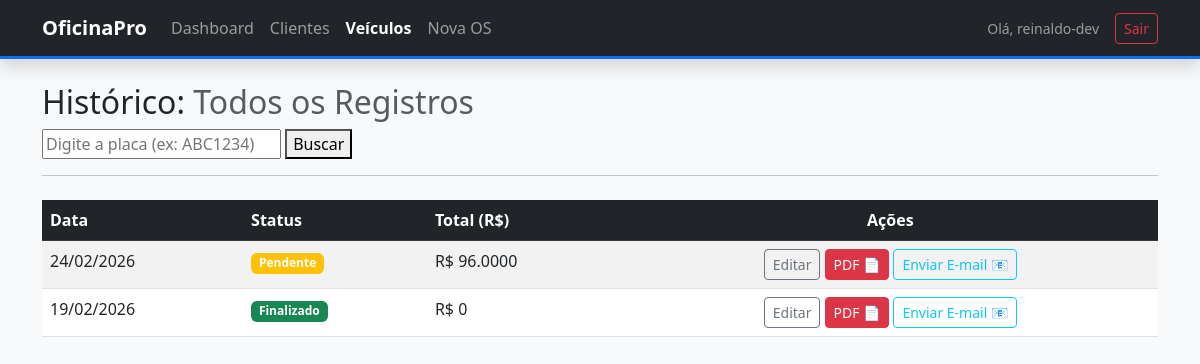
Page /oficina/historico/ (signed in) on the committed database.
### gestao/models.py (models this page shows, shortened)
class OrdemServico(models.Model):
    STATUS_CHOICES = [
        ("P", "Pendente"),
        ("A", "Aprovado"),
        ("F", "Finalizado"),
        ("C", "Cancelado"),  # Adicionei Cancelado para maior controle
    ]
    veiculo = models.ForeignKey(Veiculo, on_delete=models.CASCADE)
    mecanico = models.ForeignKey(User, on_delete=models.PROTECT)
    data_criacao = models.DateTimeField(auto_now_add=True)
    status = models.CharField(max_length=1, choices=STATUS_CHOICES,
                              default="P")
    observacoes = models.TextField(blank=True)
    @property
    def total_geral(self):
        return sum(item.valor_total for item in self.itens.all())

class ItemOrdemServico(models.Model):
    ordem_servico = models.ForeignKey(
        OrdemServico, on_delete=models.CASCADE, related_name="itens"
    )
    descricao = models.CharField(max_length=200)
    quantidade = models.DecimalField(max_digits=10, decimal_places=2,
                                     default=1)
    valor_unitario = models.DecimalField(max_digits=10, decimal_places=2)
    @property
    def valor_total(self):
        return self.quantidade * self.valor_unitario

### gestao/views.py (the view)
# urls.py: path("historico/", views.historico_veiculo, name="historico_veiculo"),
@login_required
def historico_veiculo(request):
    placa = request.GET.get('placa')
    if placa:
        ordens = OrdemServico.objects.filter(
            veiculo__placa__iexact=placa).order_by('-data_criacao')
    else:
        ordens = OrdemServico.objects.all().order_by('-data_criacao')[:10]
    return render(request, 'gestao/historico.html', {'ordens': ordens,
                                                     'placa': placa})

### gestao/templates/gestao/historico.html
{% extends 'gestao/base.html' %}
{% load static %}
{% block content %}
<h2>
    Histórico:
    {% if placa %}
    <span class="text-primary">{{ placa|upper }}</span>
    {% else %}
    <span class="text-muted">Todos os Registros</span>
    {% endif %}
</h2>
<form method="GET">
    <input type="text" name="placa" placeholder="Digite a placa (ex: ABC1234)">
    <button type="submit">Buscar</button>
</form>
<hr>
<table class="table table-striped table-hover mt-4">
    <thead class="table-dark">
        <tr>
            <th>Data</th>
            <th>Status</th>
            <th>Total (R$)</th>
            <th class="text-center">Ações</th>
        </tr>
    </thead>
    <tbody>
        {% for os in ordens %}
        <tr>
            <td>{{ os.data_criacao|date:"d/m/Y" }}</td>
            <td>
                <span class="badge {% if os.status == 'P' %}bg-warning{% elif os.status == 'A' %}bg-primary{% else %}bg-success{% endif %}">
                    {{ os.get_status_display }}
                </span>
            </td>
            <td>R$ {{ os.total_geral }}</td>
            <td class="text-center">
                <a href="{% url 'editar_os' os.id %}" class="btn btn-sm btn-outline-secondary">Editar</a>
                <a href="{% url 'gerar_pdf_os' os.id %}" target="_blank" class="btn btn-sm btn-danger">
                    PDF 📄
                </a>
                <a href="{% url 'enviar_email_os' os.id %}" class="btn btn-sm btn-outline-info">
                    Enviar E-mail 📧
                </a>
            </td>
        </tr>
        {% empty %}
        <tr><td colspan="4" class="text-center">Nenhuma manutenção encontrada.</td></tr>
        {% endfor %}
    </tbody>
</table>
{% endblock %}

### gestao/templates/gestao/base.html (shortened to what this page needs)
{% load static %}
<!DOCTYPE html>
<html lang="pt-br">
<head>
    <link href="https://cdn.jsdelivr.net/npm/bootstrap@5.3.0/dist/css/bootstrap.min.css" rel="stylesheet">
    <link rel="stylesheet" href="{% static 'gestao/css/style.css' %}">
</head>
<body class="bg-light">
    <nav class="navbar navbar-expand-lg navbar-dark bg-dark shadow mb-4">
        <div class="container">
            <a class="navbar-brand fw-bold" href="{% url 'dashboard' %}">
                 OficinaPro
            </a>
            <div class="collapse navbar-collapse" id="navbarNav">
                <ul class="navbar-nav me-auto">
                    <li class="nav-item">
                        <a class="nav-link {% if request.resolver_match.url_name == 'dashboard' %}active fw-bold text-white{% endif %}"
                            href="{% url 'dashboard' %}">
                             Dashboard
                        </a>
                    </li>
                    <li class="nav-item">
                        <a class="nav-link {% if 'cliente' in request.resolver_match.url_name %}active fw-bold text-white{% endif %}"
                            href="{% url 'lista_clientes' %}">
                             Clientes
                        </a>
                    </li>
                    <li class="nav-item">
                        <a class="nav-link {% if 'veiculo' in request.resolver_match.url_name %}active fw-bold text-white{% endif %}"
                            href="{% url 'lista_veiculos' %}">
                             Veículos
                        </a>
                    </li>
                    <li class="nav-item">
                        <a class="nav-link {% if 'os' in request.resolver_match.url_name %}active fw-bold text-white{% endif %}"
                            href="{% url 'nova_os' %}">
                             Nova OS
                        </a>
                    </li>
                </ul>
                <div class="d-flex align-items-center">
                    <span class="navbar-text me-3 small">
                         Olá, {{ user.username }}
                    </span>
                    <form action="{% url 'logout' %}" method="post" class="d-inline">
                        <button type="submit" class="btn btn-sm btn-outline-danger">
                             Sair
                        </button>
                    </form>
                </div>
            </div>
        </div>
        </nav>
    <div class="container">
        {% block content %}
        {% endblock %}
    </div>
</body>
</html>

### gestao/static/gestao/css/style.css (style rules this page uses)
body { background-color: #f8f9fa; }
.navbar { border-bottom: 3px solid #0d6efd; }
.nav-link { transition: all 0.3s ease; }

### rows in the picture
OrdemServico: data_criacao "24/02/2026", status "Pendente", total_geral "96.0000"
OrdemServico: data_criacao "19/02/2026", status "Finalizado", total_geral "0"

### other values in the picture
{{ user.username }} "reinaldo-dev"
